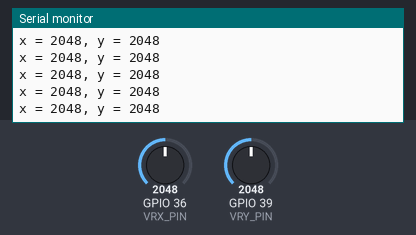
This sketch was run on a simulated ESP32. On the bench: the last lines printed to the serial monitor. The inputs (shaded band) are chosen by the test bench; at power-on: GPIO 36 (VRX_PIN) = 2048, GPIO 39 (VRY_PIN) = 2048.

Above: at 1.2 s.
1.3 s: GPIO 36 (VRX_PIN) set to 2866
At 1.56 s:
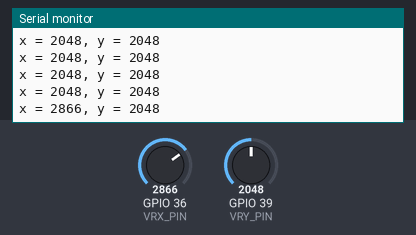
2.8 s: GPIO 39 (VRY_PIN) set to 2866
At 2.96 s:
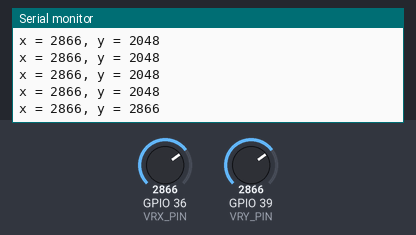
4.3 s: GPIO 36 (VRX_PIN) set to 3603
At 4.36 s:
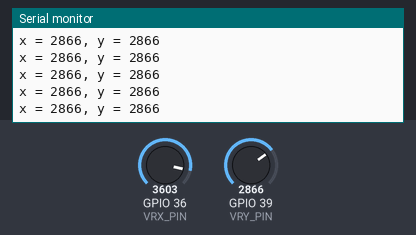
5.8 s: GPIO 39 (VRY_PIN) set to 3603
At 5.97 s:
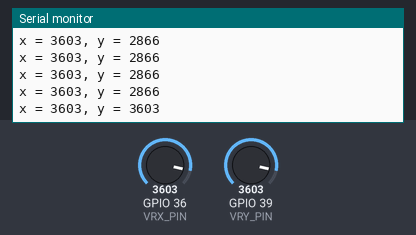
Timing chart, 0 to 8.3 s (numbered marks = the images above; inputs shaded):
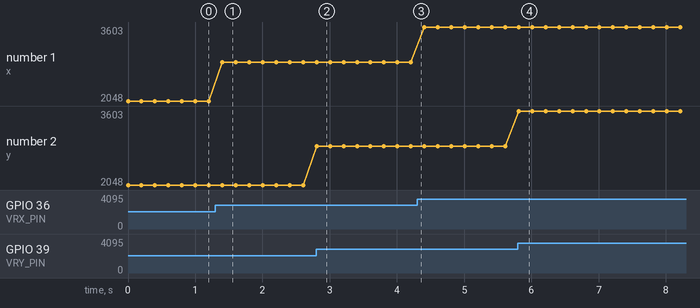

The sketch:

Joystick.ino
```cpp
//Cesar Alejandro Ordoñez Osorio
#define VRX_PIN  36 // ESP32 pin GIOP36 (ADC0) connected to VRX pin
#define VRY_PIN  39 // ESP32 pin GIOP39 (ADC0) connected to VRY pin

int valueX = 0; // to store the X-axis value
int valueY = 0; // to store the Y-axis value

void setup() {
  Serial.begin(9600) ;
}

void loop() {
  // read X and Y analog values
  valueX = analogRead(VRX_PIN);
  valueY = analogRead(VRY_PIN);

  // print data to Serial Monitor on Arduino IDE
  Serial.print("x = ");
  Serial.print(valueX);
  Serial.print(", y = ");
  Serial.println(valueY);
  delay(200);
}
```

Measured:
- after the input at 1.3 s, the serial monitor: prints a new line after 0.10 s (image 1)
- after the input at 2.8 s, the serial monitor: prints a new line at once (image 2)
- after the input at 5.8 s, the serial monitor: prints a new line at once (image 4)
- plotted number 1: 2048 → 2866 after the input at 1.3 s, 2866 → 3603 after the input at 4.3 s
